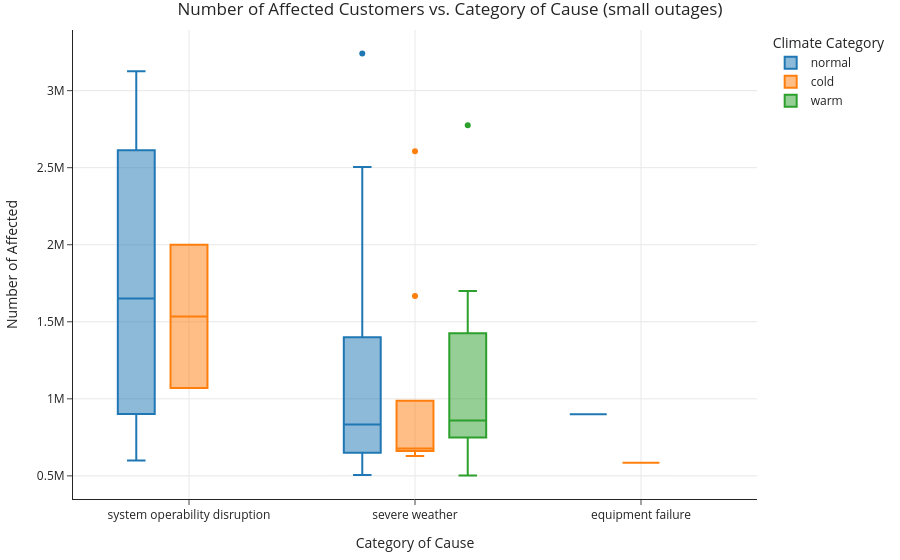

The notebook cell saved with this chart:
### Code cell
df3 = df[df['CUSTOMERS.AFFECTED'] > 500000][['CAUSE.CATEGORY', 'CUSTOMERS.AFFECTED', 'CLIMATE.CATEGORY']].dropna()
fig = px.box(df3, title="Number of Affected Customers vs. Category of Cause (small outages)", x="CAUSE.CATEGORY", y="CUSTOMERS.AFFECTED", color="CLIMATE.CATEGORY",
            labels={"CAUSE.CATEGORY": "Category of Cause", "CUSTOMERS.AFFECTED": "Number of Affected", "CLIMATE.CATEGORY": "Climate Category"})
            #color_discrete_sequence=['orange', 'blue'])
fig.show()

### Figure 1 — Plotly figure (JSON) as saved in the notebook; plotly's stock layout.template omitted (floating-point values rounded to 4 significant figures)
{"data": [{"alignmentgroup": "True", "hovertemplate": "Climate Category=normal<br>Category of Cause=%{x}<br>Number of Affected=%{y}<extra></extra>", "legendgroup": "normal", "marker": {"color": "#1F77B4"}, "name": "normal", "notched": false, "offsetgroup": "normal", "orientation": "v", "showlegend": true, "type": "box", "x": ["system operability disruption", "severe weather", "severe weather", "severe weather", "severe weather", "severe weather", "severe weather", "severe weather", "severe weather", "severe weather", "system operability disruption", "severe weather", "severe weather", "severe weather", "severe weather", "system operability disruption", "severe weather", "severe weather", "equipment failure", "severe weather", "severe weather", "severe weather", "severe weather", "severe weather", "system operability disruption", "severe weather", "severe weather"], "x0": " ", "xaxis": "x", "y": [2100000, 2142678, 715000, 881000, 2504366, 800000, 653000, 650000, 600000, 850000, 1203000, 564728, 530000, 632816, 818000, 3125350, 1100000, 3241437, 900000, 1271893, 505000, 1400000, 1400000, 671189, 600000, 880000, 1881134], "y0": " ", "yaxis": "y"}, {"alignmentgroup": "True", "hovertemplate": "Climate Category=cold<br>Category of Cause=%{x}<br>Number of Affected=%{y}<extra></extra>", "legendgroup": "cold", "marker": {"color": "#FF7F0E"}, "name": "cold", "notched": false, "offsetgroup": "cold", "orientation": "v", "showlegend": true, "type": "box", "x": ["system operability disruption", "system operability disruption", "severe weather", "severe weather", "severe weather", "severe weather", "severe weather", "severe weather", "severe weather", "equipment failure", "severe weather", "severe weather"], "x0": " ", "xaxis": "x", "y": [2000000, 1069730, 629590, 760113, 715000, 650000, 665000, 677858, 677858, 584384, 2606931, 1667316], "y0": " ", "yaxis": "y"}, {"alignmentgroup": "True", "hovertemplate": "Climate Category=warm<br>Category of Cause=%{x}<br>Number of Affected=%{y}<extra></extra>", "legendgroup": "warm", "marker": {"color": "#2CA02C"}, "name": "warm", "notched": false, "offsetgroup": "warm", "orientation": "v", "showlegend": true, "type": "box", "x": ["severe weather", "severe weather", "severe weather", "severe weather", "severe weather", "severe weather", "severe weather", "severe weather", "severe weather", "severe weather", "severe weather"], "x0": " ", "xaxis": "x", "y": [700000, 1200000, 2775093, 722000, 832898, 502000, 850068, 939000, 1700000, 859554, 1500000], "y0": " ", "yaxis": "y"}], "layout": {"autosize": true, "boxmode": "group", "legend": {"title": {"text": "Climate Category"}, "tracegroupgap": 0}, "title": {"text": "Number of Affected Customers vs. Category of Cause (small outages)"}, "xaxis": {"anchor": "y", "autorange": true, "domain": [0, 1], "range": [-0.5093, 2.509], "title": {"text": "Category of Cause"}, "type": "category"}, "yaxis": {"anchor": "x", "autorange": true, "domain": [0, 1], "range": [349800.0, 3394000.0], "title": {"text": "Number of Affected"}, "type": "linear"}}}
